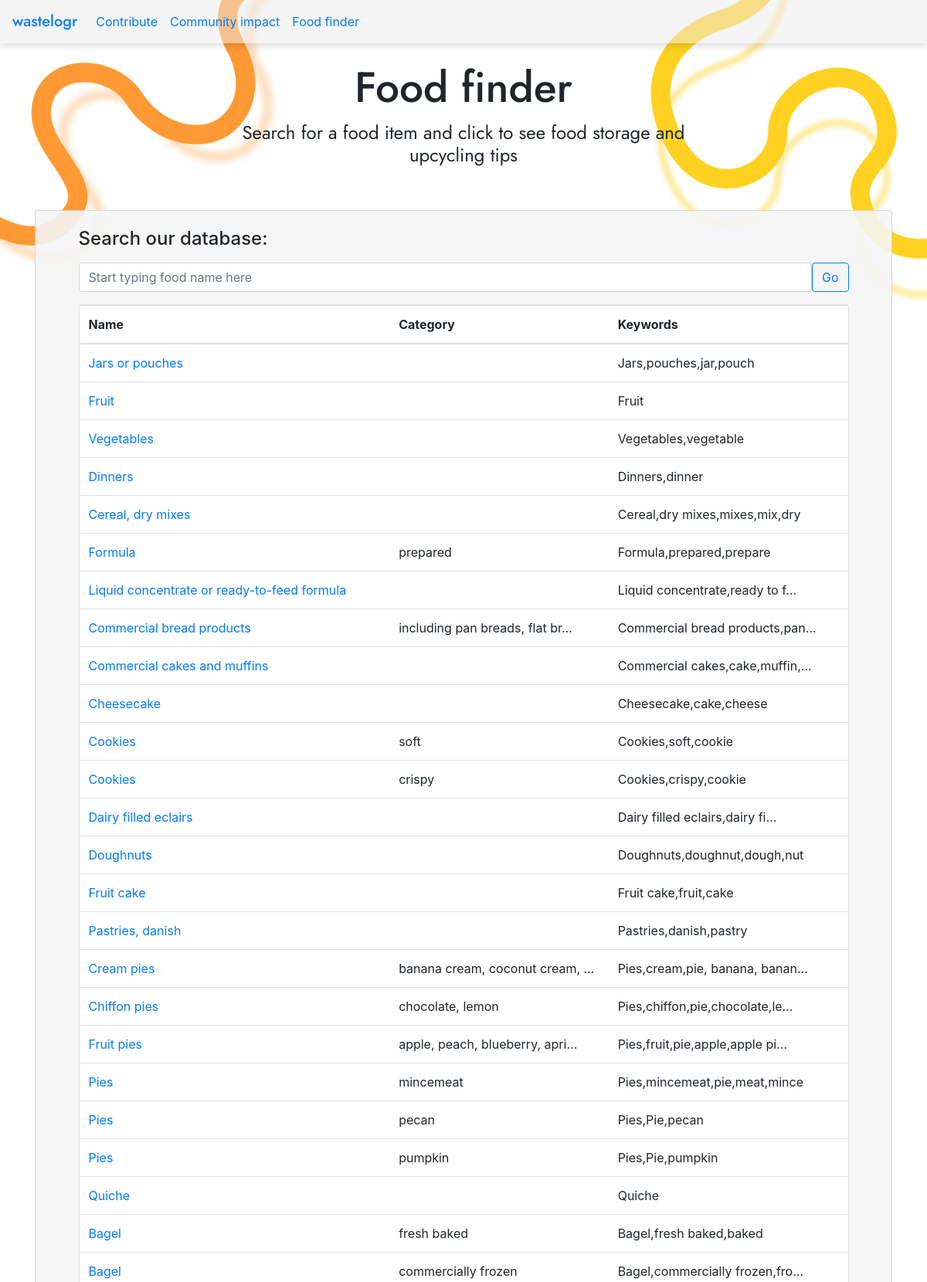
The app's page /food-tracker/ (upper part) with its own data.
### apps/tracker/models.py (models this page shows, shortened)
class FoodAdvice(models.Model):
    RECOMMEND = (
        ('Yes', 'Yes'),
        ('No', 'No')
    )
    food_id = models.CharField(max_length=10)
    category_name = models.CharField(max_length=100, null=True)
    name = models.CharField(max_length=100)
    name_subtitle = models.CharField(max_length=100, null=True)
    keywords = models.CharField(max_length=300, null=True)
    pantry_max_days = models.CharField(max_length=100)
    pantry_tips = models.CharField(max_length=300)
    fridge_needed = models.CharField(max_length=5, null=True, choices=RECOMMEND)
    refrigerate_max_days = models.PositiveIntegerField(null=True)
    refrigerate_ao_max_days = models.PositiveIntegerField(null=True)
    refrigerate_tips = models.CharField(max_length=300)
    freeze_recommended = models.CharField(max_length=5, null=True, choices=RECOMMEND)
    compost = models.CharField(max_length=10)
    food_waste_index = models.CharField(max_length=100)

### apps/tracker/views.py (the view)
# urls.py: path('food-tracker/', views.food_tracker, name='food_tracker'),
def food_tracker(request):
    food_tracker = FoodAdvice.objects.all()
    return render(request, 'tracker/tracker.html', {'food_tracker': food_tracker})

### apps/tracker/templates/tracker/tracker.html (shortened to what this page needs)
<!DOCTYPE html>
<html>
<head>
    <link rel="stylesheet" href="https://maxcdn.bootstrapcdn.com/bootstrap/4.5.2/css/bootstrap.min.css">
    <div class = "container" style="padding-top:5%">
        <div class="card mb-4 text-center" style="background-color: rgba(245, 245, 245, 0.0); border:0px " >
            <div class="card-body">
                <h1 class="card-title" style="font-size:55px" font-color: "blue" > Food finder </h1>
                <h4 class="card-text">
                    Search for a food item and click to see food storage and <br>
                    upcycling tips<br>
                </h4>
            </div>
        </div>
    </div>
</head>
<body>
    {% extends "tracker/base.html" %}
    {% block content %}
    {% load static %}
    <link rel="stylesheet", href="{% static 'css/main.css' %}">
    <div class = "container" style="padding-top:1%">
        <div class = "row">
            <div class="col-md-12">
                <div class = "card" style="background-color: rgba(245, 245, 245, 0.9); padding-top: 2%; padding-bottom: 5%; padding-left: 5%; padding-right:5%" >
            <form method="get">
                <div class="form-group">
                    <label for = "searchInput"><h4>Search our database:</h4></label>
                    <div class="input-group">
                        <input type="text" id="searchInput" class="form-control rounded" placeholder="Start typing food name here" aria-label="Search" aria-describedby="search-addon" />
                        <button type="button" class="btn btn-outline-primary">Go</button>
                      </div>
                </div>
            </form>
            <div class = "card">
        <table class="table w-auto table-responsive-lg table-hover" >
            <thead>
                <tr>
                    <th>Name</th>
                    <th>Category</th>
                    <th>Keywords</th>
                </tr>
            </thead>
            <tbody>
                {% if food_tracker %}
                {% for food in food_tracker %}
                    <tr>
                        <td><a href ="{% url 'food_advice' food.id %}">{{ food.name }}</a></td>
                        <td>{{ food.name_subtitle | truncatechars:30 }}</td>
                        <td >{{ food.keywords | truncatechars:30 }}</td>
                    </tr>
                {% endfor %}
            {% else %}
                <tr>
                    <td colspan="2">No food purchases available.</td>
                </tr>
            {% endif %}
            </tbody>
            </table>
            </div>
            </div>
         </div>
        </div>
</div>
<link rel="stylesheet" href="https://cdn.datatables.net/1.10.19/css/jquery.dataTables.min.css">
{% endblock %}

### apps/tracker/static/css/main.css (style rules this page uses)
body { background-image: url('/static/img/orange_faded.png'), url('/static/img/yellow_faded.png'); background-position: left top, right top; background-repeat: no-repeat, no-repeat; background-size: 35%, 35%; background-attachment: fixed; }
h1.card-title { font-family: 'Jost'; font-weight: 500; }
h4.card-text { font-family: 'Jost'; font-weight: 400; }
html { scroll-behavior: smooth; scroll-padding-top:10%; }

### records on screen
FoodAdvice: name "Jars or pouches", keywords "Jars,pouches,jar,pouch"
FoodAdvice: name "Fruit", keywords "Fruit"
FoodAdvice: name "Vegetables", keywords "Vegetables,vegetable"
FoodAdvice: name "Dinners", keywords "Dinners,dinner"
FoodAdvice: name "Cereal, dry mixes", keywords "Cereal,dry mixes,mixes,mix,dry"
FoodAdvice: name "Formula", name_subtitle "prepared", keywords "Formula,prepared,prepare"
FoodAdvice: name "Liquid concentrate or ready-to-feed formula", keywords "Liquid concentrate,ready to f…"
FoodAdvice: name "Commercial bread products", name_subtitle "including pan breads, flat br…", keywords "Commercial bread products,pan…"
FoodAdvice: name "Commercial cakes and muffins", keywords "Commercial cakes,cake,muffin,…"
FoodAdvice: name "Cheesecake", keywords "Cheesecake,cake,cheese"
FoodAdvice: name "Cookies", name_subtitle "soft", keywords "Cookies,soft,cookie"
FoodAdvice: name "Cookies", name_subtitle "crispy", keywords "Cookies,crispy,cookie"
FoodAdvice: name "Dairy filled eclairs", keywords "Dairy filled eclairs,dairy fi…"
FoodAdvice: name "Doughnuts", keywords "Doughnuts,doughnut,dough,nut"
FoodAdvice: name "Fruit cake", keywords "Fruit cake,fruit,cake"
FoodAdvice: name "Pastries, danish", keywords "Pastries,danish,pastry"
FoodAdvice: name "Cream pies", name_subtitle "banana cream, coconut cream, …", keywords "Pies,cream,pie, banana, banan…"
FoodAdvice: name "Chiffon pies", name_subtitle "chocolate, lemon", keywords "Pies,chiffon,pie,chocolate,le…"
FoodAdvice: name "Fruit pies", name_subtitle "apple, peach, blueberry, apri…", keywords "Pies,fruit,pie,apple,apple pi…"
FoodAdvice: name "Pies", name_subtitle "mincemeat", keywords "Pies,mincemeat,pie,meat,mince"
FoodAdvice: name "Pies", name_subtitle "pecan", keywords "Pies,Pie,pecan"
FoodAdvice: name "Pies", name_subtitle "pumpkin", keywords "Pies,Pie,pumpkin"
FoodAdvice: name "Quiche", keywords "Quiche"
FoodAdvice: name "Bagel", name_subtitle "fresh baked", keywords "Bagel,fresh baked,baked"
FoodAdvice: name "Bagel", name_subtitle "commercially frozen", keywords "Bagel,commercially frozen,fro…"
